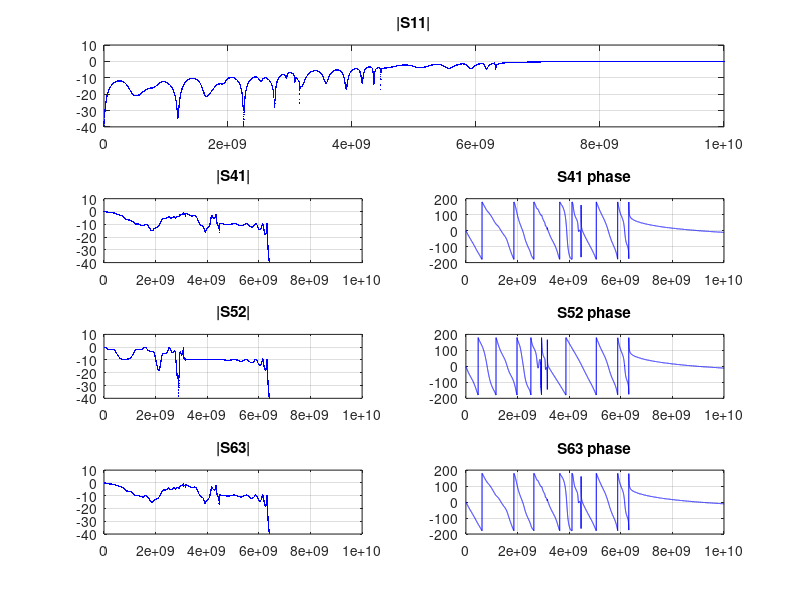

The MATLAB source for this figure:
%% 计算...的色散曲面 使用的方法是传输矩阵法

%初始化
clear
clc
close all

%电路参数
LR = 2.5 * 1e-9; %右手a长度电感
CR = 1e-12; %右手a长度电容
CV = 1e-12;

%扫频范围
fMin = 0;
fMax = 1e10;
f = fMin:fMax / 10000:fMax;
Omega = 2 * pi * fMax;
omega = 2 * pi * f;

%增量模型
Z = 1i * omega * LR;
Y = 1i * omega * CR;
C = 1 ./ (1i * omega * CV);
Zc = sqrt(LR / CR);
omega0 = sqrt(1 / (LR * CR));
N = 3; %y方向的层数，此处有三条线，所以是3
M = 12; %x方向的层数

%传输矩阵
T = zeros(2 * N, 2 * N, length(omega));
Th = zeros(2 * N, 2 * N, length(omega));
Tv = zeros(2 * N, 2 * N, length(omega));
Ttol = zeros(2 * N, 2 * N, length(omega));
X = zeros(N, N, length(omega));

%填充传输矩阵
for i = 1:length(omega)
    Th(:, :, i) = [eye(N), Z(i) / 2 * eye(N);
                   zeros(N), eye(N)];
    Ya = Y(i) + 1 / C(i);
    Yb = -1 / C(i);
    Yc = Y(i) + 2 / C(i);

    for k = 1:N

        for j = 1:N

            if k == j
                %主对角线
                if k == 1 || k == N
                    X(k, j, i) = Ya;
                else
                    X(k, j, i) = Yc;
                end

            end

            if abs(k - j) == 1
                X(k, j, i) = Yb;
            end

        end

    end

    Tv(:, :, i) = [
                   eye(N), zeros(N);
                   X(:, :, i), eye(N)
                   ];
    T(:, :, i) = Th(:, :, i) * Tv(:, :, i) * Th(:, :, i);
    Ttol(:, :, i) = T(:, :, i) ^ M;
end

Atol = Ttol(1:N, 1:N, :);
Btol = Ttol(1:N, N + 1:2 * N, :);
Ctol = Ttol(N + 1:2 * N, 1:N, :);
Dtol = Ttol(N + 1:2 * N, N + 1:2 * N, :);

%Z矩阵
Ztol = zeros(2 * N, 2 * N, length(omega));
Stol = zeros(2 * N, 2 * N, length(omega));

for i = 1:length(omega)
    Ztol(:, :, i) = [Atol(:, :, i) * Ctol(:, :, i) ^ -1, Ctol(:, :, i) ^ -1;
                     Ctol(:, :, i) ^ -1, Dtol(:, :, i) * Ctol(:, :, i) ^ -1];
    Stol(:, :, i) = (Ztol(:, :, i) / Zc - eye(2 * N)) * (Ztol(:, :, i) / Zc + eye(2 * N)) ^ -1;
end

S11 = squeeze(Stol(1, 1, :));
S41 = squeeze(Stol(4, 1, :));
S52 = squeeze(Stol(5, 2, :));
S63 = squeeze(Stol(6, 3, :));
S41_phi = angle(S41) .* 180 / pi;
S52_phi = angle(S52) .* 180 / pi;
S63_phi = angle(S63) .* 180 / pi;
S11_dB = 20 * log10(abs(S11));
S41_dB = 20 * log10(abs(S41));
S52_dB = 20 * log10(abs(S52));
S63_dB = 20 * log10(abs(S63));

%% 画图
h1 = figure;

subplot(4, 2, 1:2)
plot(f, S11_dB, '.', 'Color', 'b', 'MarkerSize', 1)
xlim([0 fMax])
ylim([-40 10])
yticks(-40:10:10)
title('|S11|')
grid on
subplot(4, 2, 3)
plot(f, S41_dB, '.', 'Color', 'b', 'MarkerSize', 1)
xlim([0 fMax])
ylim([-40 10])
yticks(-40:10:10)
title('|S41|')
grid on
subplot(4, 2, 4)
plot(f, S41_phi, '-', 'Color', 'b')
xlim([0 fMax])
ylim([-200 200])
title('S41 phase')
grid on
subplot(4, 2, 5)
plot(f, S52_dB, '.', 'Color', 'b', 'MarkerSize', 1)
xlim([0 fMax])
ylim([-40 10])
yticks(-40:10:10)
title('|S52|')
grid on
subplot(4, 2, 6)
plot(f, S52_phi, '-', 'Color', 'b')
xlim([0 fMax])
ylim([-200 200])
title('S52 phase')
grid on
subplot(4, 2, 7)
plot(f, S63_dB, '.', 'Color', 'b', 'MarkerSize', 1)
xlim([0 fMax])
ylim([-40 10])
yticks(-40:10:10)
title('|S63|')
grid on
subplot(4, 2, 8)
plot(f, S63_phi, '-', 'Color', 'b')
xlim([0 fMax])
ylim([-200 200])
title('S63 phase')
grid on
